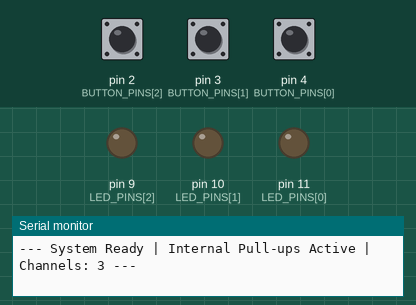
This sketch was run on a simulated Arduino Uno, built with avr-gcc and run on an emulated ATmega328P. Shown: output pins drawn as LEDs (lit = HIGH), the last lines printed to the serial monitor. The test bench sets the inputs (shaded band); at power-on: pin 2 (BUTTON_PINS[2]) HIGH, pin 3 (BUTTON_PINS[1]) HIGH, pin 4 (BUTTON_PINS[0]) HIGH.

Above: at 1.2 s.
1.3 s: pin 2 (BUTTON_PINS[2]) pulled LOW for 0.15 s
At 2.0 s:
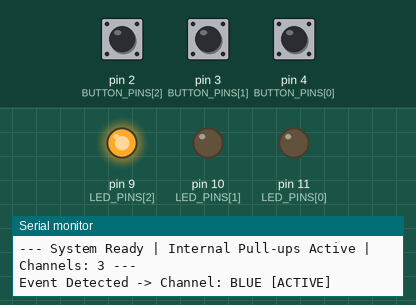
2.9 s: pin 3 (BUTTON_PINS[1]) pulled LOW for 0.15 s
At 4.1 s:
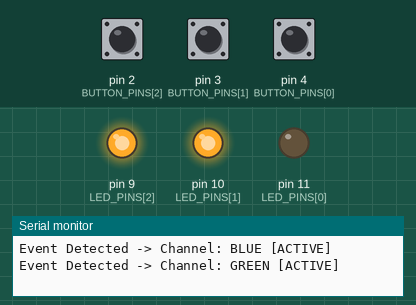
4.5 s: pin 4 (BUTTON_PINS[0]) pulled LOW for 0.15 s
At 5.6 s:
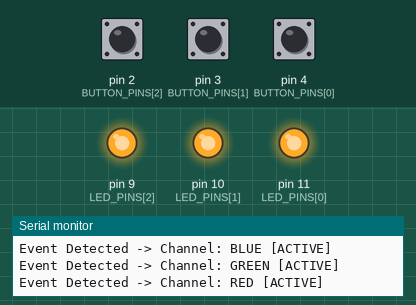
6.1 s: pin 2 (BUTTON_PINS[2]) pulled LOW for 1 s
At 6.8 s:
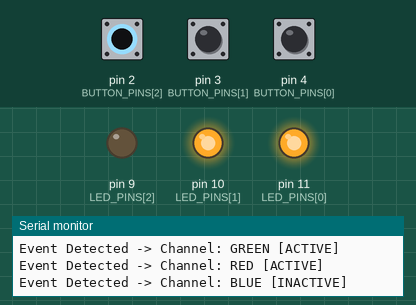
8.6 s: pin 3 (BUTTON_PINS[1]) pulled LOW for 1 s
At 10.0 s:
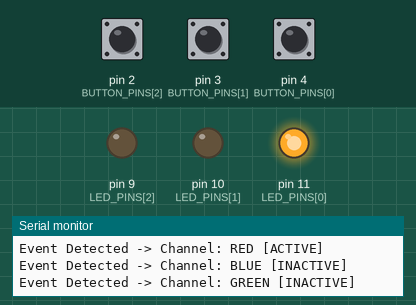
11.1 s: pin 2 (BUTTON_PINS[2]) pulled LOW for 0.15 s
At 11.8 s:
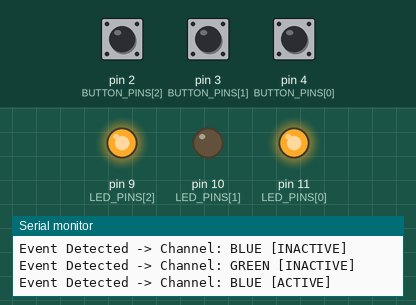
Timing chart, 0 to 13.7 s (numbered marks = the images above; inputs shaded):
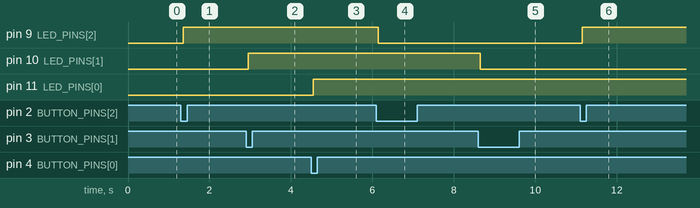

The sketch:

27-RGB-LED-Buttons-Control-bis.ino
```cpp
// (licence header left out)
enum { RED, GREEN, BLUE, NUM_CHANNELS };

const byte BUTTON_PINS[NUM_CHANNELS] = {4, 3, 2};
const byte LED_PINS[NUM_CHANNELS]    = {11, 10, 9};

byte ledStates[NUM_CHANNELS]           = {LOW, LOW, LOW};
byte lastStableStates[NUM_CHANNELS]    = {HIGH, HIGH, HIGH};
byte lastInstantReadings[NUM_CHANNELS] = {HIGH, HIGH, HIGH};
byte currentReadings[NUM_CHANNELS]     = {HIGH, HIGH, HIGH};

unsigned long lastDebounceTimes[NUM_CHANNELS] = {0, 0, 0};
const unsigned long DEBOUNCE_DELAY = 50;

void setup() {
  Serial.begin(115200);

  for (byte i = 0; i < NUM_CHANNELS; i++) {
    // UPDATED: Activated internal pull-up resistor
    // This eliminates the need for external 10k resistors
    pinMode(BUTTON_PINS[i], INPUT_PULLUP);

    pinMode(LED_PINS[i], OUTPUT);
    digitalWrite(LED_PINS[i], ledStates[i]);
  }

  Serial.print("--- System Ready | Internal Pull-ups Active | Channels: ");
  Serial.print(NUM_CHANNELS);
  Serial.println(" ---");
}

void loop() {
  for (byte i = 0; i < NUM_CHANNELS; i++) {

    currentReadings[i] = digitalRead(BUTTON_PINS[i]);

    if (currentReadings[i] != lastInstantReadings[i]) {
      lastDebounceTimes[i] = millis();
    }

    if ((millis() - lastDebounceTimes[i]) > DEBOUNCE_DELAY) {
      if (currentReadings[i] != lastStableStates[i]) {
        lastStableStates[i] = currentReadings[i];

        // LOGIC REMAINS FALLING EDGE:
        // With Pull-up, HIGH = Released, LOW = Pressed
        if (lastStableStates[i] == LOW) {
          ledStates[i] = !ledStates[i];
          digitalWrite(LED_PINS[i], ledStates[i]);

          Serial.print("Event Detected -> Channel: ");
          Serial.print(i == RED ? "RED" : (i == GREEN ? "GREEN" : "BLUE"));
          Serial.println(ledStates[i] ? " [ACTIVE]" : " [INACTIVE]");
        }
      }
    }
    lastInstantReadings[i] = currentReadings[i];
  }
}
```

Measured:
- after the input at 1.3 s, pin 9 (LED_PINS[2]): LOW → HIGH after 0.05 s
- after the input at 2.9 s, pin 10 (LED_PINS[1]): LOW → HIGH after 0.05 s
- after the input at 4.5 s, pin 11 (LED_PINS[0]): LOW → HIGH after 0.05 s
- after the input at 6.1 s, pin 9 (LED_PINS[2]): HIGH → LOW after 0.05 s
- after the input at 8.6 s, pin 10 (LED_PINS[1]): HIGH → LOW after 0.05 s
- after the input at 11.1 s, pin 9 (LED_PINS[2]): LOW → HIGH after 0.05 s
